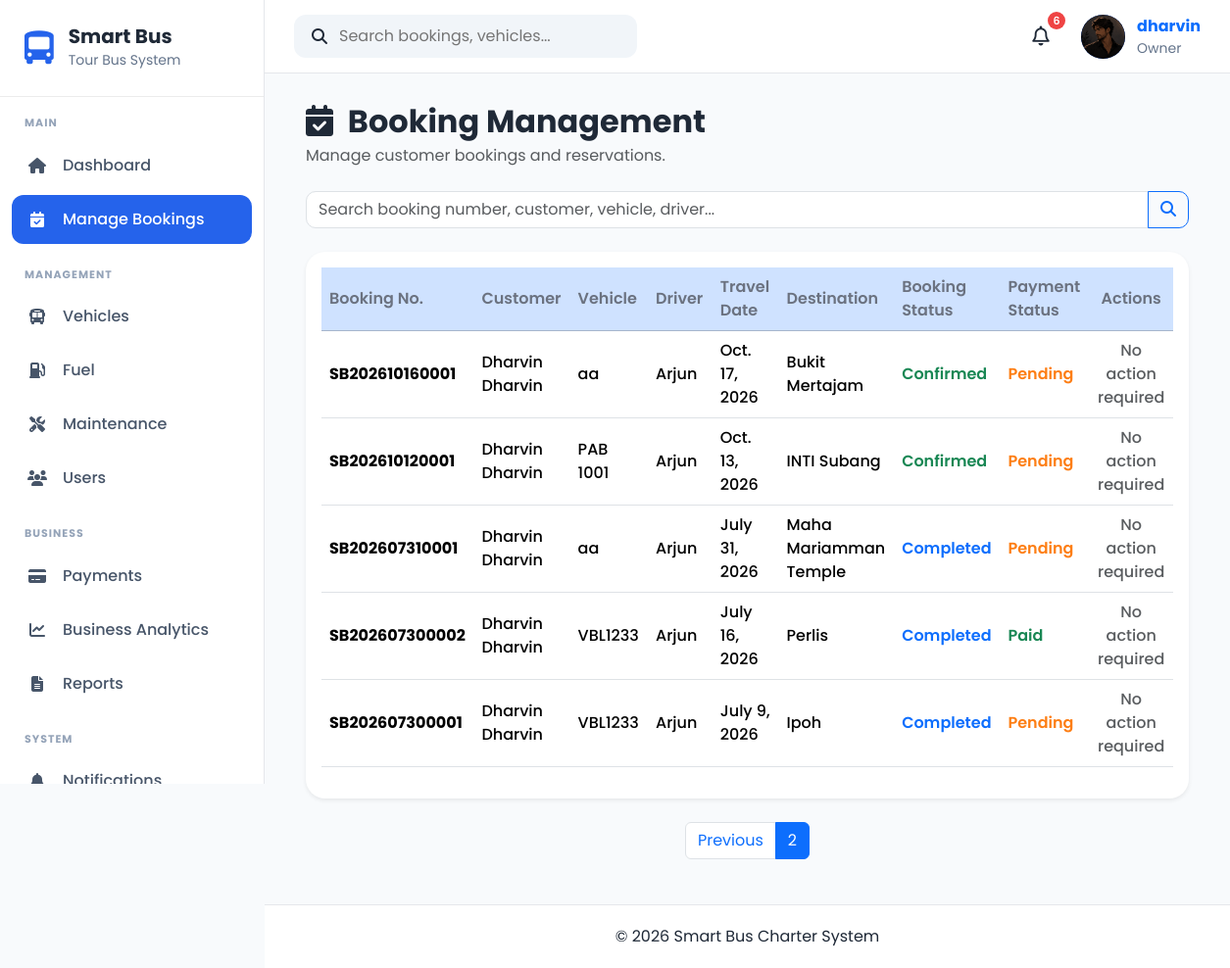
/bookings/?search=&page=2 (signed in), run on the app's committed database.
### apps/accounts/models.py (models this page shows, shortened)
class UserProfile(models.Model):
    OWNER = "Owner"
    ADMIN = "Admin"
    DRIVER = "Driver"
    CUSTOMER = "Customer"
    ROLE_CHOICES = [
        (OWNER, "Owner"),
        (ADMIN, "Admin"),
        (DRIVER, "Driver"),
        (CUSTOMER, "Customer"),
    ]
    GENDER_CHOICES = [
        ("Male", "Male"),
        ("Female", "Female"),
        ("Other", "Other"),
    ]
    user = models.OneToOneField(
        User,
        on_delete=models.CASCADE,
        related_name="profile"
    )
    role = models.CharField(
        max_length=20,
        choices=ROLE_CHOICES,
        default=CUSTOMER
    )
    phone = models.CharField(
        max_length=20,
        blank=True
    )
    address = models.TextField(
        blank=True
    )
    city = models.CharField(
        max_length=100,
        blank=True
    )
    state = models.CharField(
        max_length=100,
        blank=True
    )
    postcode = models.CharField(
        max_length=20,
        blank=True
    )
    country = models.CharField(
        max_length=100,
        default="Malaysia"
    )
    gender = models.CharField(
        max_length=10,
        choices=GENDER_CHOICES,
        blank=True
    )
    profile_picture = models.ImageField(
        upload_to="profile_pictures/",
        blank=True,
        null=True
    )
    must_change_password = models.BooleanField(default=False)
    created_at = models.DateTimeField(
        auto_now_add=True
    )
    updated_at = models.DateTimeField(
        auto_now=True
    )

### apps/bookings/models.py (models this page shows, shortened)
class Booking(models.Model):
    STATUS_CHOICES = [
        ("Pending", "Pending"),
        ("Confirmed", "Confirmed"),
        ("Completed", "Completed"),
        ("Cancelled", "Cancelled"),
    ]
    PAYMENT_CHOICES = [
        ("Pending", "Pending"),
        ("Paid", "Paid"),
        ("Refunded", "Refunded"),
    ]
    booking_number = models.CharField(
        max_length=20,
        unique=True,
        blank=True,
    )
    customer = models.ForeignKey(
        Customer,
        on_delete=models.CASCADE,
        related_name="bookings",
    )
    vehicle = models.ForeignKey(
        Vehicle,
            on_delete=models.PROTECT,
            related_name="bookings",
            null=True,
            blank=True,
        )
    driver = models.ForeignKey(
            Driver,
            on_delete=models.PROTECT,
            related_name="bookings",
            null=True,
            blank=True,
        )
    pickup_location = models.CharField(max_length=150)
    destination = models.CharField(max_length=150)
    travel_date = models.DateField()
    departure_time = models.TimeField()
    return_date = models.DateField(
        blank=True,
        null=True,
    )
    passenger_count = models.PositiveIntegerField(
        validators=[
            MinValueValidator(1),
            MaxValueValidator(42),
        ],
        help_text="Maximum 42 passengers. Two seats are reserved for the tour guide and additional driver.",
    )
    total_price = models.DecimalField(
        max_digits=10,
        decimal_places=2,
        default=0,
    )
    booking_status = models.CharField(
        max_length=20,
        choices=STATUS_CHOICES,
        default="Pending",
    )
    payment_status = models.CharField(
        max_length=20,
        choices=PAYMENT_CHOICES,
        default="Pending",
    )
    approval_time = models.DateTimeField(
        null=True,
        blank=True,
        help_text="Date and time the booking was approved."
    )
    payment_deadline = models.DateTimeField(
        null=True,
        blank=True,
        help_text="Deadline for completing payment."
    )
    cancelled_at = models.DateTimeField(
        null=True,
        blank=True,
        help_text="Date and time the booking was cancelled.",
    )
    rejection_reason = models.TextField(
        blank=True,
        default="",
        help_text="Reason provided when the booking is rejected."
    )
    travel_reminder_sent_at = models.DateTimeField(
        null=True,
        blank=True,
        help_text="Date and time the travel details email was sent."
    )
    remarks = models.TextField(
        blank=True,
    )
    created_at = models.DateTimeField(
        default=timezone.now,
    )
    updated_at = models.DateTimeField(
        auto_now=True,
    )
    class Meta:
        ordering = ["-travel_date", "-created_at"]

### apps/customers/models.py (models this page shows, shortened)
class Customer(models.Model):
    GENDER_CHOICES = [
        ("Male", "Male"),
        ("Female", "Female"),
        ("Other", "Other"),
    ]
    first_name = models.CharField(
        max_length=100
    )
    last_name = models.CharField(
        max_length=100
    )
    email = models.EmailField(
        blank=True
    )
    phone = models.CharField(
        max_length=20,
        unique=True,
        null=True,
        blank=True
    )
    address = models.TextField()
    city = models.CharField(
        max_length=100
    )
    state = models.CharField(
        max_length=100
    )
    postcode = models.CharField(
        max_length=10
    )
    gender = models.CharField(
        max_length=10,
        choices=GENDER_CHOICES
    )
    profile_picture = models.ImageField(
        upload_to="customers/",
        blank=True,
        null=True
    )
    user = models.OneToOneField(
        settings.AUTH_USER_MODEL,
        on_delete=models.SET_NULL,
        null=True,
        blank=True,
        related_name="customer_record",
    )
    created_at = models.DateTimeField(
        auto_now_add=True
    )
    updated_at = models.DateTimeField(
        auto_now=True
    )

### apps/vehicles/models.py (models this page shows, shortened)
class Vehicle(models.Model):
    STATUS_CHOICES = [
        ("Available", "Available"),
        ("Booked", "Booked"),
        ("Maintenance", "Maintenance"),
        ("Inactive", "Inactive"),
    ]
    BUS_TYPE_CHOICES = [
        ("Mini Bus", "Mini Bus"),
        ("Standard Bus", "Standard Bus"),
        ("VIP Coach", "VIP Coach"),
    ]
    registration_number = models.CharField(
        max_length=20,
        unique=True
    )
    vehicle_name = models.CharField(
        max_length=100
    )
    bus_type = models.CharField(
        max_length=30,
        choices=BUS_TYPE_CHOICES
    )
    seat_capacity = models.PositiveIntegerField()
    manufacture_year = models.PositiveIntegerField()
    insurance_expiry = models.DateField()
    road_tax_expiry = models.DateField()
    status = models.CharField(
        max_length=20,
        choices=STATUS_CHOICES,
        default="Available"
    )
    image = models.ImageField(
        upload_to="vehicles/",
        blank=True,
        null=True
    )
    created_at = models.DateTimeField(auto_now_add=True)
    updated_at = models.DateTimeField(auto_now=True)

### apps/drivers/models.py (models this page shows, shortened)
class Driver(models.Model):
    STATUS_CHOICES = [
        ("Available", "Available"),
        ("Reserved", "Reserved"),
        ("On Trip", "On Trip"),
        ("Leave", "Leave"),
        ("Inactive", "Inactive"),
    ]
    full_name = models.CharField(max_length=100)
    ic_passport = models.CharField(
        max_length=20,
        unique=True
    )
    phone = models.CharField(max_length=20)
    email = models.EmailField(
        blank=True,
        null=True
    )
    address = models.TextField(blank=True)
    driving_license = models.CharField(
        max_length=50,
        unique=True
    )
    license_expiry = models.DateField()
    assigned_vehicle = models.ForeignKey(
        Vehicle,
        on_delete=models.SET_NULL,
        blank=True,
        null=True,
        related_name="drivers"
    )
    status = models.CharField(
        max_length=20,
        choices=STATUS_CHOICES,
        default="Available"
    )
    photo = models.ImageField(
        upload_to="drivers/",
        blank=True,
        null=True
    )
    user = models.OneToOneField(
        settings.AUTH_USER_MODEL,
        on_delete=models.SET_NULL,
        null=True,
        blank=True,
        related_name="driver_record",
    )
    created_at = models.DateTimeField(auto_now_add=True)
    updated_at = models.DateTimeField(auto_now=True)
    class Meta:
        ordering = ["full_name"]

### apps/bookings/views.py (the view, shortened to what this page needs)
# urls.py: path("", views.booking_list, name="booking_list",),
@admin_required
def booking_list(request):
    search = request.GET.get("search", "")
    bookings = Booking.objects.select_related(
        "customer",
        "vehicle",
        "driver",
    ).order_by("-travel_date")
    paginator = Paginator(bookings, 10)
    page_number = request.GET.get("page")
    page_obj = paginator.get_page(page_number)
    context = {
        "page_obj": page_obj,
        "bookings": page_obj,
        "search": search,
        "is_paginated": page_obj.has_other_pages(),
    }
    return render(
        request,
        "bookings/booking_list.html",
        context,
    )

### templates/bookings/booking_list.html (shortened to what this page needs)
{% extends "crud/base_list.html" %}
{% block header_title %}
<i class="fas fa-calendar-check me-2"></i>
Booking Management
{% endblock %}
{% block header_subtitle %}
Manage customer bookings and reservations.
{% endblock %}
{% block search %}
<form method="GET" class="mb-4">
    <div class="input-group">
        <input
            type="text"
            name="search"
            class="form-control"
            placeholder="Search booking number, customer, vehicle, driver..."
            value="{{ search }}">
        <button class="btn btn-outline-primary" type="submit">
            <i class="fas fa-search"></i>
        </button>
    </div>
</form>
{% endblock %}
{% block table %}
<table class="table table-hover align-middle">
    <thead class="table-primary">
        <tr>
            <th>Booking No.</th>
            <th>Customer</th>
            <th>Vehicle</th>
            <th>Driver</th>
            <th>Travel Date</th>
            <th>Destination</th>
            <th>Booking Status</th>
            <th>Payment Status</th>
            <th class="text-center">Actions</th>
        </tr>
    </thead>
    <tbody>
    {% for booking in bookings %}
        <tr>
            <td>
                <strong>{{ booking.booking_number }}</strong>
            </td>
            <td>
                {{ booking.customer.first_name }} {{ booking.customer.last_name }}
            </td>
            <td>
                {{ booking.vehicle.registration_number }}
            </td>
            <td>
                {{ booking.driver.full_name }}
            </td>
            <td>
                {{ booking.travel_date }}
            </td>
            <td>
                {{ booking.destination }}
            </td>
            <td>
                {% if booking.booking_status == "Confirmed" %}
                    <span style="color:#198754;font-weight:600;">
                        {{ booking.booking_status }}
                    </span>
                {% elif booking.booking_status == "Pending" %}
                    <span style="color:#fd7e14;font-weight:600;">
                        {{ booking.booking_status }}
                    </span>
                {% elif booking.booking_status == "Completed" %}
                    <span style="color:#0d6efd;font-weight:600;">
                        {{ booking.booking_status }}
                    </span>
                {% elif booking.booking_status == "Cancelled" %}
                    <span style="color:#dc3545;font-weight:600;">
                        {{ booking.booking_status }}
                    </span>
                {% else %}
                    <span style="font-weight:600;">
                        {{ booking.booking_status|default:"Pending" }}
                    </span>
                {% endif %}
            </td>
            <td>
                {% if booking.payment_status == "Paid" %}
                    <span style="color:#198754;font-weight:600;">
                        {{ booking.payment_status }}
                    </span>
                {% elif booking.payment_status == "Pending" %}
                    <span style="color:#fd7e14;font-weight:600;">
                        {{ booking.payment_status }}
                    </span>
                {% elif booking.payment_status == "Refunded" %}
                    <span style="color:#0d6efd;font-weight:600;">
                        {{ booking.payment_status }}
                    </span>
                {% elif booking.payment_status == "Failed" %}
                    <span style="color:#dc3545;font-weight:600;">
                        {{ booking.payment_status }}
                    </span>
                {% else %}
                    <span style="font-weight:600;">
                        {{ booking.payment_status }}
                    </span>
                {% endif %}
            </td>
            <td class="text-center">
                {% if booking.booking_status == "Pending" %}
                    <a href="{% url 'bookings:booking_review' booking.pk %}"
                    class="btn btn-primary btn-sm">
                        <i class="fas fa-clipboard-check me-1"></i>
                        Review
                    </a>
                {% else %}
                    <span class="text-muted">No action required</span>
                {% endif %}
            </td>
        </tr>
    {% endfor %}
    </tbody>
</table>
{% endblock %}
{% block pagination %}
{% if is_paginated %}
<nav>
    <ul class="pagination justify-content-center">
        {% if page_obj.has_previous %}
        <li class="page-item">
            <a class="page-link"
               href="?search={{ search }}&page={{ page_obj.previous_page_number }}">
                Previous
            </a>
        </li>
        {% endif %}
        <li class="page-item active">
            <span class="page-link">
                {{ page_obj.number }}
            </span>
        </li>
    </ul>
</nav>
{% endif %}
{% endblock %}

### templates/components/navbar.html (shortened to what this page needs)
{% load static %}
<nav class="navbar-custom">
    <div class="navbar-left">
        <div class="search-box">
            <i class="fa-solid fa-magnifying-glass"></i>
            <input
                type="text"
                placeholder="Search bookings, vehicles..."
            >
        </div>
    </div>
    <div class="navbar-right">
            <div class="notification-icon">
                <button
                    class="notification-btn"
                    id = "notificationBtn">
                    <i class="fa-regular fa-bell"></i>
                    <span
                        class="notification-count"
                        id="notificationCount"
                         {% if unread_notifications == 0 %}style="display:none;"{% endif %}>
                        {{ unread_notifications }}
                    </span>
                </button>
            </div>
        <a href="{% url 'accounts:profile' %}" class="profile-link">
            <div class="profile-menu">
                {% if request.user.profile.profile_picture %}
                    <img
                        src="{{ request.user.profile.profile_picture.url }}"
                        alt="Profile Picture"
                        class="profile-avatar profile-image"
                    >
                {% else %}
                    <div class="profile-avatar">
                        {{ request.user.username|first|upper }}
                    </div>
                {% endif %}
                <div class="profile-info">
                    <strong>{{ request.user.username }}</strong>
                    <small>
                        {{ request.user.profile.role|default:"User" }}
                    </small>
                </div>
            </div>
        </a>
    </div>
</nav>

### data on the page
Booking: booking_number "SB202610160001", customer.first_name "Dharvin", customer.last_name "Dharvin", vehicle.registration_number "aa", driver.full_name "Arjun", travel_date "Oct. 17, 2026", destination "Bukit Mertajam", booking_status "Confirmed", payment_status "Pending", shows "No action required"
Booking: booking_number "SB202610120001", customer.first_name "Dharvin", customer.last_name "Dharvin", vehicle.registration_number "PAB 1001", driver.full_name "Arjun", travel_date "Oct. 13, 2026", destination "INTI Subang", booking_status "Confirmed", payment_status "Pending", shows "No action required"
Booking: booking_number "SB202607310001", customer.first_name "Dharvin", customer.last_name "Dharvin", vehicle.registration_number "aa", driver.full_name "Arjun", travel_date "July 31, 2026", destination "Maha Mariamman Temple", booking_status "Completed", payment_status "Pending", shows "No action required"
Booking: booking_number "SB202607300002", customer.first_name "Dharvin", customer.last_name "Dharvin", vehicle.registration_number "VBL1233", driver.full_name "Arjun", travel_date "July 16, 2026", destination "Perlis", booking_status "Completed", payment_status "Paid", shows "No action required"
Booking: booking_number "SB202607300001", customer.first_name "Dharvin", customer.last_name "Dharvin", vehicle.registration_number "VBL1233", driver.full_name "Arjun", travel_date "July 9, 2026", destination "Ipoh", booking_status "Completed", payment_status "Pending", shows "No action required"

### other printed values
{{ unread_notifications }} "6"
{{ request.user.username }} "dharvin"
{{ request.user.profile.role|default:"User" }} "Owner"
{{ page_obj.number }} "2"
